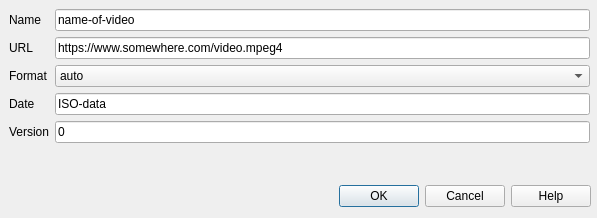
<?xml version="1.0" encoding="UTF-8"?>
<ui version="4.0">
 <class>CDlgMdfFileVideo</class>
 <widget class="QDialog" name="CDlgMdfFileVideo">
  <property name="geometry">
   <rect>
    <x>0</x>
    <y>0</y>
    <width>597</width>
    <height>218</height>
   </rect>
  </property>
  <property name="windowTitle">
   <string>Dialog</string>
  </property>
  <widget class="QDialogButtonBox" name="buttonBox_2">
   <property name="geometry">
    <rect>
     <x>0</x>
     <y>180</y>
     <width>591</width>
     <height>32</height>
    </rect>
   </property>
   <property name="orientation">
    <enum>Qt::Horizontal</enum>
   </property>
   <property name="standardButtons">
    <set>QDialogButtonBox::Cancel|QDialogButtonBox::Help|QDialogButtonBox::Ok</set>
   </property>
   <property name="centerButtons">
    <bool>false</bool>
   </property>
  </widget>
  <widget class="QWidget" name="formLayoutWidget">
   <property name="geometry">
    <rect>
     <x>9</x>
     <y>9</y>
     <width>581</width>
     <height>151</height>
    </rect>
   </property>
   <layout class="QFormLayout" name="formLayout">
    <item row="1" column="0">
     <widget class="QLabel" name="label_2">
      <property name="text">
       <string>Name</string>
      </property>
     </widget>
    </item>
    <item row="1" column="1">
     <widget class="QLineEdit" name="lineEdit">
      <property name="text">
       <string>name-of-video</string>
      </property>
     </widget>
    </item>
    <item row="2" column="0">
     <widget class="QLabel" name="label_4">
      <property name="text">
       <string>URL</string>
      </property>
     </widget>
    </item>
    <item row="2" column="1">
     <widget class="QLineEdit" name="lineEdit_3">
      <property name="text">
       <string>https://www.somewhere.com/video.mpeg4</string>
      </property>
     </widget>
    </item>
    <item row="3" column="0">
     <widget class="QLabel" name="label">
      <property name="text">
       <string>Format</string>
      </property>
     </widget>
    </item>
    <item row="3" column="1">
     <widget class="QComboBox" name="comboBox">
      <item>
       <property name="text">
        <string>auto</string>
       </property>
      </item>
      <item>
       <property name="text">
        <string>png</string>
       </property>
      </item>
      <item>
       <property name="text">
        <string>jpg</string>
       </property>
      </item>
      <item>
       <property name="text">
        <string>svg</string>
       </property>
      </item>
     </widget>
    </item>
    <item row="4" column="0">
     <widget class="QLabel" name="label_5">
      <property name="text">
       <string>Date</string>
      </property>
     </widget>
    </item>
    <item row="4" column="1">
     <widget class="QLineEdit" name="lineEdit_4">
      <property name="text">
       <string>ISO-data</string>
      </property>
     </widget>
    </item>
    <item row="5" column="0">
     <widget class="QLabel" name="label_7">
      <property name="text">
       <string>Version</string>
      </property>
     </widget>
    </item>
    <item row="5" column="1">
     <widget class="QLineEdit" name="lineEdit_6">
      <property name="text">
       <string>0</string>
      </property>
     </widget>
    </item>
   </layout>
  </widget>
 </widget>
 <resources/>
 <connections/>
</ui>
